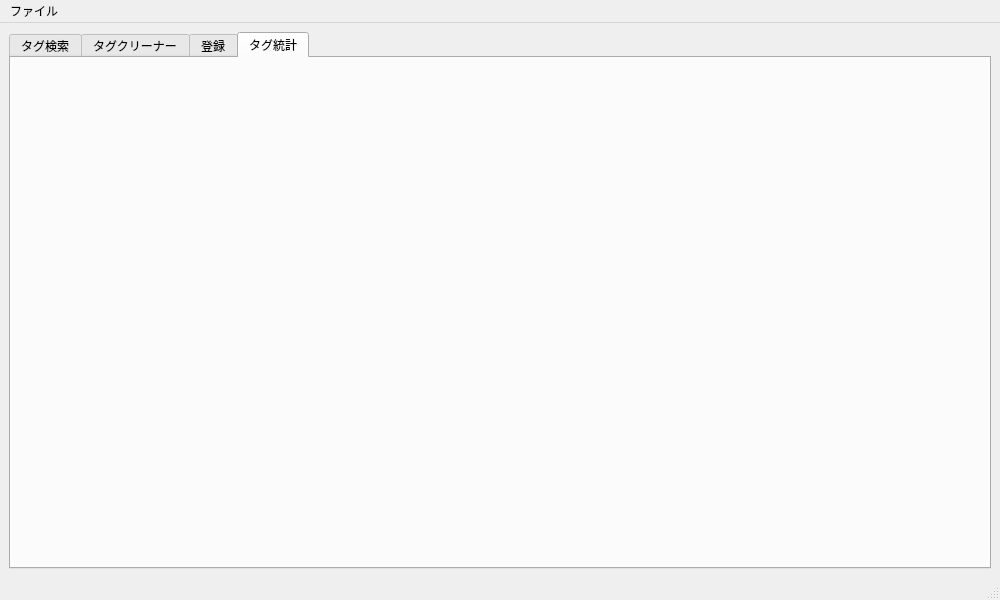
<?xml version="1.0" encoding="UTF-8"?>
<ui version="4.0">
 <class>MainWindow</class>
 <widget class="QMainWindow" name="MainWindow">
  <property name="geometry">
   <rect>
    <x>0</x>
    <y>0</y>
    <width>1000</width>
    <height>600</height>
   </rect>
  </property>
  <property name="windowTitle">
   <string>タグデータベースツール</string>
  </property>
  <widget class="QWidget" name="centralwidget">
   <layout class="QVBoxLayout" name="verticalLayout">
    <item>
     <widget class="QTabWidget" name="tabWidget">
      <property name="currentIndex">
       <number>3</number>
      </property>
      <widget class="TagSearchWidget" name="tagSearch">
       <attribute name="title">
        <string>タグ検索</string>
       </attribute>
      </widget>
      <widget class="TagCleanerWidget" name="tagCleaner">
       <attribute name="title">
        <string>タグクリーナー</string>
       </attribute>
      </widget>
      <widget class="TagRegisterWidget" name="tagRegister">
       <attribute name="title">
        <string>登録</string>
       </attribute>
      </widget>
      <widget class="TagStatisticsWidget" name="tagStatistics">
       <attribute name="title">
        <string>タグ統計</string>
       </attribute>
      </widget>
     </widget>
    </item>
   </layout>
  </widget>
  <widget class="QStatusBar" name="statusbar"/>
  <widget class="QMenuBar" name="menuBar">
   <property name="geometry">
    <rect>
     <x>0</x>
     <y>0</y>
     <width>1000</width>
     <height>33</height>
    </rect>
   </property>
   <widget class="QMenu" name="menu">
    <property name="title">
     <string>ファイル</string>
    </property>
    <addaction name="actionimport"/>
   </widget>
   <addaction name="menu"/>
  </widget>
  <action name="actionimport">
   <property name="text">
    <string>&amp;インポート</string>
   </property>
  </action>
 </widget>
 <customwidgets>
  <customwidget>
   <class>TagSearchWidget</class>
   <extends>QWidget</extends>
   <header>..widgets.tag_search</header>
   <container>1</container>
  </customwidget>
  <customwidget>
   <class>TagCleanerWidget</class>
   <extends>QWidget</extends>
   <header>..widgets.tag_cleaner</header>
   <container>1</container>
  </customwidget>
  <customwidget>
   <class>TagStatisticsWidget</class>
   <extends>QWidget</extends>
   <header>..widgets.tag_statistics</header>
   <container>1</container>
  </customwidget>
  <customwidget>
   <class>TagRegisterWidget</class>
   <extends>QWidget</extends>
   <header>..widgets.tag_register</header>
   <container>1</container>
  </customwidget>
 </customwidgets>
 <resources/>
 <connections/>
</ui>
